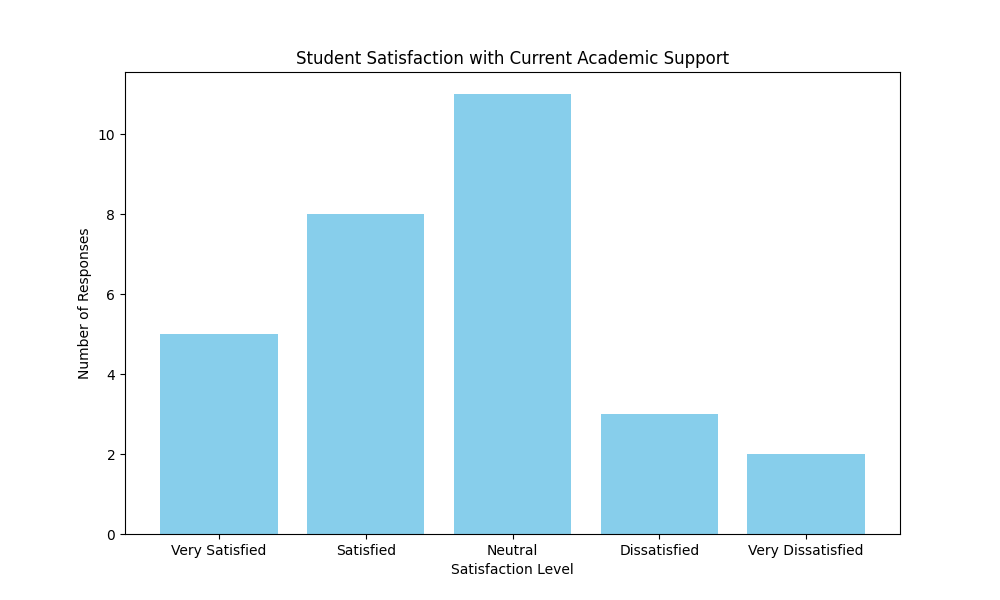

The script that saved this image:
import matplotlib.pyplot as plt

# Sample data for illustration
satisfaction_levels = ['Very Satisfied', 'Satisfied', 'Neutral', 'Dissatisfied', 'Very Dissatisfied']
satisfaction_counts = [5, 8, 11, 3, 2]

plt.figure(figsize=(10, 6))
plt.bar(satisfaction_levels, satisfaction_counts, color='skyblue')
plt.xlabel('Satisfaction Level')
plt.ylabel('Number of Responses')
plt.title('Student Satisfaction with Current Academic Support')
plt.savefig('satisfaction_levels.png')
plt.show()

